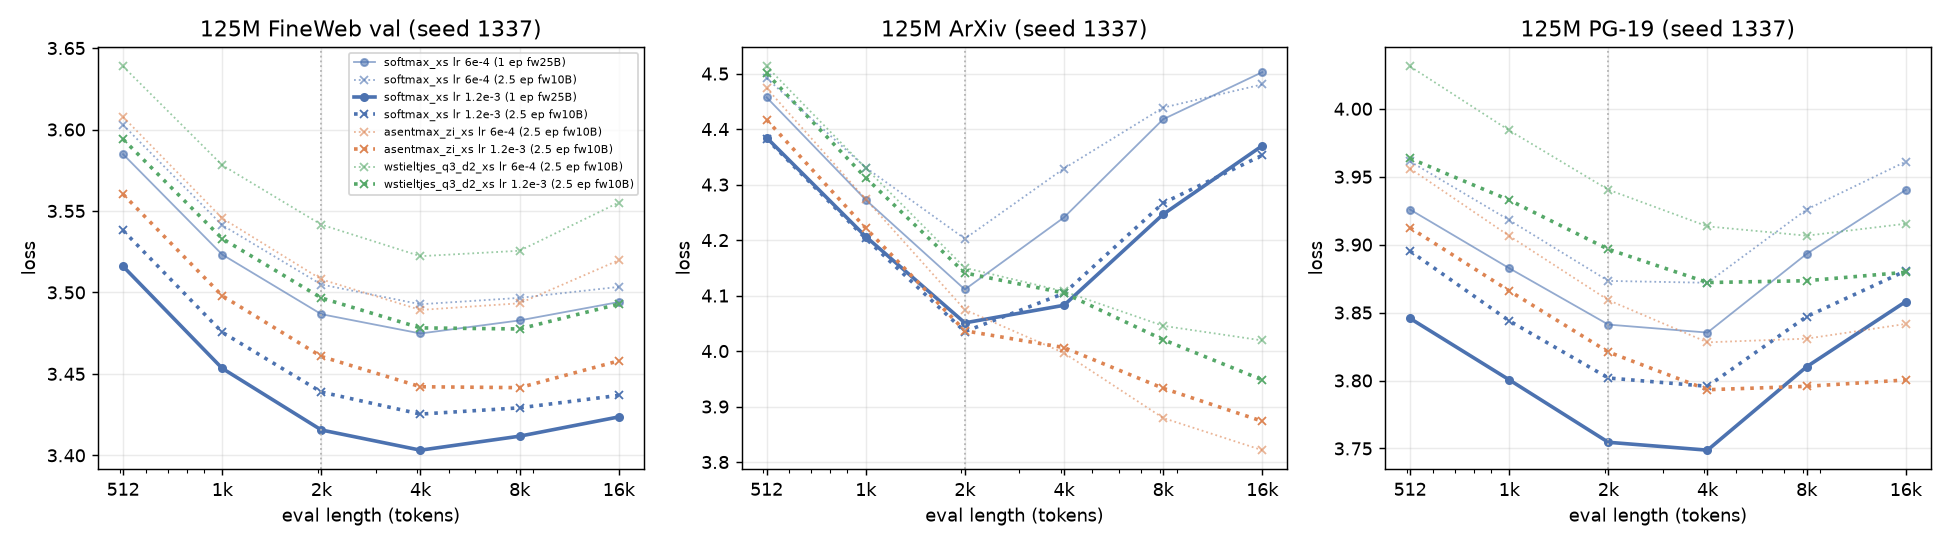

Write Python code to recreate this figure.
"""e004: 125M loss vs eval length, fineweb25B (1 epoch) runs vs the old 2.5-epoch fineweb10B runs. Reads local results/lm1012."""
import json, os, sys
import matplotlib; matplotlib.use("Agg")
import matplotlib.pyplot as plt

ROOT = os.path.join(os.path.dirname(__file__), "../../../../results/lm1012")
ROWS = ["softmax_xs", "asentmax_zi_xs", "wstieltjes_q3_d2_xs"]
COLOR = {"softmax_xs": "#4c72b0", "asentmax_zi_xs": "#dd8452", "wstieltjes_q3_d2_xs": "#55a868"}
LRS = ["6e-4", "1.2e-3"]
SETS = [("lengths_16k", "FineWeb val"), ("arxiv", "ArXiv"), ("pg19", "PG-19")]

fig, ax = plt.subplots(1, 3, figsize=(15, 4.2))
for a, (name, title) in zip(ax, SETS):
    for row in ROWS:
        for lr in LRS:
            for tag, ls, mk, lab in [("125m_fw25", "-", "o", "1 ep fw25B"), ("125m", ":", "x", "2.5 ep fw10B")]:
                p = f"{ROOT}/{tag}/{row}/lr{lr}/{name}.json"
                if not os.path.exists(p):
                    continue
                L = json.load(open(p))["lengths"]
                xs = sorted(L, key=int)
                a.plot([int(x) for x in xs], [L[x]["val_loss"] for x in xs], ls=ls, marker=mk, ms=4,
                       lw=2 if lr == "1.2e-3" else 1, color=COLOR[row], alpha=1 if lr == "1.2e-3" else 0.6,
                       label=f"{row} lr {lr} ({lab})")
    a.axvline(2048, color="0.7", lw=1, ls=":")
    a.set(xscale="log", xlabel="eval length (tokens)", ylabel="loss", title=f"125M {title} (seed 1337)")
    a.set_xticks([512, 1024, 2048, 4096, 8192, 16384]); a.set_xticklabels(["512", "1k", "2k", "4k", "8k", "16k"])
    a.grid(alpha=0.25)
ax[0].legend(fontsize=6)
fig.tight_layout()
out = sys.argv[1] if len(sys.argv) > 1 else "e004_lengths.png"
fig.savefig(out, dpi=130); print("wrote", out)
